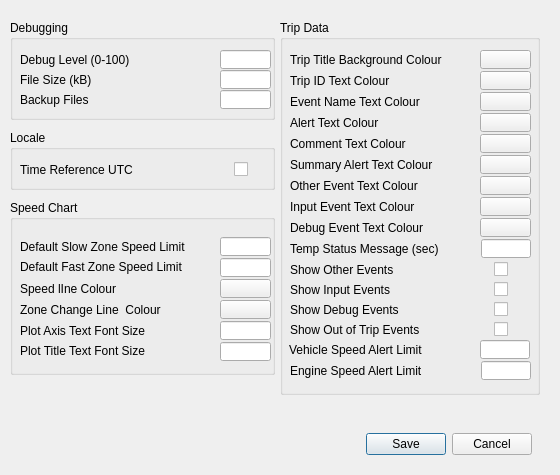
<?xml version="1.0" encoding="UTF-8"?>
<ui version="4.0">
 <class>Preferences</class>
 <widget class="QDialog" name="Preferences">
  <property name="windowModality">
   <enum>Qt::ApplicationModal</enum>
  </property>
  <property name="geometry">
   <rect>
    <x>0</x>
    <y>0</y>
    <width>560</width>
    <height>475</height>
   </rect>
  </property>
  <property name="sizePolicy">
   <sizepolicy hsizetype="MinimumExpanding" vsizetype="MinimumExpanding">
    <horstretch>0</horstretch>
    <verstretch>0</verstretch>
   </sizepolicy>
  </property>
  <property name="minimumSize">
   <size>
    <width>560</width>
    <height>475</height>
   </size>
  </property>
  <property name="maximumSize">
   <size>
    <width>560</width>
    <height>475</height>
   </size>
  </property>
  <property name="windowTitle">
   <string>Edit Preferences</string>
  </property>
  <property name="windowIcon">
   <iconset>
    <normaloff>resources/about.png</normaloff>resources/about.png</iconset>
  </property>
  <widget class="QGroupBox" name="SpeedBox">
   <property name="geometry">
    <rect>
     <x>10</x>
     <y>200</y>
     <width>265</width>
     <height>175</height>
    </rect>
   </property>
   <property name="minimumSize">
    <size>
     <width>265</width>
     <height>175</height>
    </size>
   </property>
   <property name="maximumSize">
    <size>
     <width>265</width>
     <height>175</height>
    </size>
   </property>
   <property name="title">
    <string>Speed Chart</string>
   </property>
   <widget class="QLabel" name="label_5">
    <property name="geometry">
     <rect>
      <x>10</x>
      <y>37</y>
      <width>191</width>
      <height>20</height>
     </rect>
    </property>
    <property name="text">
     <string>Default Slow Zone Speed Limit</string>
    </property>
   </widget>
   <widget class="QLineEdit" name="lowSpeedVal">
    <property name="geometry">
     <rect>
      <x>210</x>
      <y>37</y>
      <width>51</width>
      <height>19</height>
     </rect>
    </property>
    <property name="toolTip">
     <string extracomment="Debug level (0-100)"/>
    </property>
    <property name="inputMethodHints">
     <set>Qt::ImhNone</set>
    </property>
    <property name="maxLength">
     <number>3</number>
    </property>
   </widget>
   <widget class="QLabel" name="label_6">
    <property name="geometry">
     <rect>
      <x>10</x>
      <y>57</y>
      <width>191</width>
      <height>20</height>
     </rect>
    </property>
    <property name="text">
     <string>Default Fast Zone Speed Limit</string>
    </property>
   </widget>
   <widget class="QLineEdit" name="highSpeedVal">
    <property name="geometry">
     <rect>
      <x>210</x>
      <y>58</y>
      <width>51</width>
      <height>19</height>
     </rect>
    </property>
    <property name="toolTip">
     <string extracomment="Debug level (0-100)"/>
    </property>
    <property name="inputMethodHints">
     <set>Qt::ImhNone</set>
    </property>
    <property name="maxLength">
     <number>3</number>
    </property>
   </widget>
   <widget class="QLabel" name="label_23">
    <property name="geometry">
     <rect>
      <x>10</x>
      <y>79</y>
      <width>191</width>
      <height>20</height>
     </rect>
    </property>
    <property name="text">
     <string>Speed lIne Colour</string>
    </property>
   </widget>
   <widget class="QLabel" name="label_24">
    <property name="geometry">
     <rect>
      <x>10</x>
      <y>100</y>
      <width>191</width>
      <height>20</height>
     </rect>
    </property>
    <property name="text">
     <string>Zone Change Line  Colour</string>
    </property>
   </widget>
   <widget class="QPushButton" name="zoneLineColVal">
    <property name="geometry">
     <rect>
      <x>210</x>
      <y>100</y>
      <width>51</width>
      <height>19</height>
     </rect>
    </property>
    <property name="autoFillBackground">
     <bool>true</bool>
    </property>
    <property name="text">
     <string/>
    </property>
   </widget>
   <widget class="QPushButton" name="speedLineColVal">
    <property name="geometry">
     <rect>
      <x>210</x>
      <y>79</y>
      <width>51</width>
      <height>19</height>
     </rect>
    </property>
    <property name="autoFillBackground">
     <bool>true</bool>
    </property>
    <property name="text">
     <string/>
    </property>
   </widget>
   <widget class="QLineEdit" name="titleFontSizeVal">
    <property name="geometry">
     <rect>
      <x>210</x>
      <y>142</y>
      <width>51</width>
      <height>19</height>
     </rect>
    </property>
    <property name="toolTip">
     <string extracomment="Debug level (0-100)"/>
    </property>
    <property name="inputMethodHints">
     <set>Qt::ImhNone</set>
    </property>
    <property name="maxLength">
     <number>2</number>
    </property>
   </widget>
   <widget class="QLineEdit" name="axisFontSizeVal">
    <property name="geometry">
     <rect>
      <x>210</x>
      <y>121</y>
      <width>51</width>
      <height>19</height>
     </rect>
    </property>
    <property name="toolTip">
     <string extracomment="Debug level (0-100)"/>
    </property>
    <property name="inputMethodHints">
     <set>Qt::ImhNone</set>
    </property>
    <property name="maxLength">
     <number>2</number>
    </property>
   </widget>
   <widget class="QLabel" name="label_25">
    <property name="geometry">
     <rect>
      <x>10</x>
      <y>121</y>
      <width>191</width>
      <height>20</height>
     </rect>
    </property>
    <property name="text">
     <string>Plot Axis Text Font Size</string>
    </property>
   </widget>
   <widget class="QLabel" name="label_26">
    <property name="geometry">
     <rect>
      <x>10</x>
      <y>141</y>
      <width>191</width>
      <height>20</height>
     </rect>
    </property>
    <property name="text">
     <string>Plot Title Text Font Size</string>
    </property>
   </widget>
  </widget>
  <widget class="QGroupBox" name="tripBox">
   <property name="geometry">
    <rect>
     <x>280</x>
     <y>20</y>
     <width>260</width>
     <height>375</height>
    </rect>
   </property>
   <property name="minimumSize">
    <size>
     <width>260</width>
     <height>375</height>
    </size>
   </property>
   <property name="maximumSize">
    <size>
     <width>260</width>
     <height>375</height>
    </size>
   </property>
   <property name="title">
    <string>Trip Data</string>
   </property>
   <widget class="QLabel" name="label_7">
    <property name="geometry">
     <rect>
      <x>10</x>
      <y>30</y>
      <width>181</width>
      <height>20</height>
     </rect>
    </property>
    <property name="text">
     <string>Trip Title Background Colour</string>
    </property>
   </widget>
   <widget class="QPushButton" name="tripTitleBgColVal">
    <property name="geometry">
     <rect>
      <x>200</x>
      <y>30</y>
      <width>51</width>
      <height>19</height>
     </rect>
    </property>
    <property name="autoFillBackground">
     <bool>true</bool>
    </property>
    <property name="text">
     <string/>
    </property>
   </widget>
   <widget class="QLabel" name="label_8">
    <property name="geometry">
     <rect>
      <x>10</x>
      <y>51</y>
      <width>181</width>
      <height>20</height>
     </rect>
    </property>
    <property name="text">
     <string>Trip ID Text Colour</string>
    </property>
   </widget>
   <widget class="QPushButton" name="tripIDTxtColVal">
    <property name="geometry">
     <rect>
      <x>200</x>
      <y>51</y>
      <width>51</width>
      <height>19</height>
     </rect>
    </property>
    <property name="autoFillBackground">
     <bool>true</bool>
    </property>
    <property name="text">
     <string/>
    </property>
   </widget>
   <widget class="QPushButton" name="eventNameColVal">
    <property name="geometry">
     <rect>
      <x>200</x>
      <y>72</y>
      <width>51</width>
      <height>19</height>
     </rect>
    </property>
    <property name="autoFillBackground">
     <bool>true</bool>
    </property>
    <property name="text">
     <string/>
    </property>
   </widget>
   <widget class="QLabel" name="label_9">
    <property name="geometry">
     <rect>
      <x>10</x>
      <y>72</y>
      <width>181</width>
      <height>19</height>
     </rect>
    </property>
    <property name="text">
     <string>Event Name Text Colour</string>
    </property>
   </widget>
   <widget class="QPushButton" name="alertColVal">
    <property name="geometry">
     <rect>
      <x>200</x>
      <y>93</y>
      <width>51</width>
      <height>19</height>
     </rect>
    </property>
    <property name="autoFillBackground">
     <bool>true</bool>
    </property>
    <property name="text">
     <string/>
    </property>
   </widget>
   <widget class="QLabel" name="label_10">
    <property name="geometry">
     <rect>
      <x>10</x>
      <y>93</y>
      <width>181</width>
      <height>19</height>
     </rect>
    </property>
    <property name="text">
     <string>Alert Text Colour</string>
    </property>
   </widget>
   <widget class="QLabel" name="label_11">
    <property name="geometry">
     <rect>
      <x>10</x>
      <y>114</y>
      <width>181</width>
      <height>19</height>
     </rect>
    </property>
    <property name="text">
     <string>Comment Text Colour</string>
    </property>
   </widget>
   <widget class="QPushButton" name="commentColVal">
    <property name="geometry">
     <rect>
      <x>200</x>
      <y>114</y>
      <width>51</width>
      <height>19</height>
     </rect>
    </property>
    <property name="autoFillBackground">
     <bool>true</bool>
    </property>
    <property name="text">
     <string/>
    </property>
   </widget>
   <widget class="QLabel" name="label_12">
    <property name="geometry">
     <rect>
      <x>10</x>
      <y>135</y>
      <width>181</width>
      <height>19</height>
     </rect>
    </property>
    <property name="text">
     <string>Summary Alert Text Colour</string>
    </property>
   </widget>
   <widget class="QPushButton" name="summaryAlertColVal">
    <property name="geometry">
     <rect>
      <x>200</x>
      <y>135</y>
      <width>51</width>
      <height>19</height>
     </rect>
    </property>
    <property name="autoFillBackground">
     <bool>true</bool>
    </property>
    <property name="text">
     <string/>
    </property>
   </widget>
   <widget class="QPushButton" name="debugEventColVal">
    <property name="geometry">
     <rect>
      <x>200</x>
      <y>198</y>
      <width>51</width>
      <height>19</height>
     </rect>
    </property>
    <property name="autoFillBackground">
     <bool>true</bool>
    </property>
    <property name="text">
     <string/>
    </property>
   </widget>
   <widget class="QLabel" name="label_13">
    <property name="geometry">
     <rect>
      <x>10</x>
      <y>156</y>
      <width>181</width>
      <height>19</height>
     </rect>
    </property>
    <property name="text">
     <string>Other Event Text Colour</string>
    </property>
   </widget>
   <widget class="QPushButton" name="otherEventColVal">
    <property name="geometry">
     <rect>
      <x>200</x>
      <y>156</y>
      <width>51</width>
      <height>19</height>
     </rect>
    </property>
    <property name="autoFillBackground">
     <bool>true</bool>
    </property>
    <property name="text">
     <string/>
    </property>
   </widget>
   <widget class="QLabel" name="label_14">
    <property name="geometry">
     <rect>
      <x>10</x>
      <y>177</y>
      <width>181</width>
      <height>19</height>
     </rect>
    </property>
    <property name="text">
     <string>Input Event Text Colour</string>
    </property>
   </widget>
   <widget class="QPushButton" name="inputEventColVal">
    <property name="geometry">
     <rect>
      <x>200</x>
      <y>177</y>
      <width>51</width>
      <height>19</height>
     </rect>
    </property>
    <property name="autoFillBackground">
     <bool>true</bool>
    </property>
    <property name="text">
     <string/>
    </property>
   </widget>
   <widget class="QLabel" name="label_15">
    <property name="geometry">
     <rect>
      <x>10</x>
      <y>198</y>
      <width>181</width>
      <height>19</height>
     </rect>
    </property>
    <property name="text">
     <string>Debug Event Text Colour</string>
    </property>
   </widget>
   <widget class="QLabel" name="label_16">
    <property name="geometry">
     <rect>
      <x>10</x>
      <y>219</y>
      <width>181</width>
      <height>19</height>
     </rect>
    </property>
    <property name="text">
     <string>Temp Status Message (sec)</string>
    </property>
   </widget>
   <widget class="QLineEdit" name="tempMsgMsecVal">
    <property name="geometry">
     <rect>
      <x>201</x>
      <y>219</y>
      <width>50</width>
      <height>19</height>
     </rect>
    </property>
    <property name="toolTip">
     <string extracomment="Debug level (0-100)"/>
    </property>
    <property name="inputMethodHints">
     <set>Qt::ImhNone</set>
    </property>
    <property name="maxLength">
     <number>2</number>
    </property>
   </widget>
   <widget class="QCheckBox" name="showOtherVal">
    <property name="geometry">
     <rect>
      <x>214</x>
      <y>240</y>
      <width>21</width>
      <height>19</height>
     </rect>
    </property>
    <property name="text">
     <string/>
    </property>
   </widget>
   <widget class="QLabel" name="label_17">
    <property name="geometry">
     <rect>
      <x>10</x>
      <y>240</y>
      <width>181</width>
      <height>19</height>
     </rect>
    </property>
    <property name="text">
     <string>Show Other Events</string>
    </property>
   </widget>
   <widget class="QCheckBox" name="showInputVal">
    <property name="geometry">
     <rect>
      <x>214</x>
      <y>260</y>
      <width>21</width>
      <height>19</height>
     </rect>
    </property>
    <property name="text">
     <string/>
    </property>
   </widget>
   <widget class="QLabel" name="label_18">
    <property name="geometry">
     <rect>
      <x>10</x>
      <y>260</y>
      <width>181</width>
      <height>19</height>
     </rect>
    </property>
    <property name="text">
     <string>Show Input Events</string>
    </property>
   </widget>
   <widget class="QLabel" name="label_19">
    <property name="geometry">
     <rect>
      <x>10</x>
      <y>280</y>
      <width>181</width>
      <height>19</height>
     </rect>
    </property>
    <property name="text">
     <string>Show Debug Events</string>
    </property>
   </widget>
   <widget class="QCheckBox" name="showDebugVal">
    <property name="geometry">
     <rect>
      <x>214</x>
      <y>280</y>
      <width>21</width>
      <height>19</height>
     </rect>
    </property>
    <property name="text">
     <string/>
    </property>
   </widget>
   <widget class="QLabel" name="label_20">
    <property name="geometry">
     <rect>
      <x>10</x>
      <y>300</y>
      <width>181</width>
      <height>19</height>
     </rect>
    </property>
    <property name="text">
     <string>Show Out of Trip Events</string>
    </property>
   </widget>
   <widget class="QCheckBox" name="showOutOfTripVal">
    <property name="geometry">
     <rect>
      <x>214</x>
      <y>300</y>
      <width>21</width>
      <height>19</height>
     </rect>
    </property>
    <property name="text">
     <string/>
    </property>
   </widget>
   <widget class="QLabel" name="label_21">
    <property name="geometry">
     <rect>
      <x>9</x>
      <y>320</y>
      <width>181</width>
      <height>19</height>
     </rect>
    </property>
    <property name="text">
     <string>Vehicle Speed Alert Limit</string>
    </property>
   </widget>
   <widget class="QLineEdit" name="speedAlertLimVal">
    <property name="geometry">
     <rect>
      <x>200</x>
      <y>320</y>
      <width>50</width>
      <height>19</height>
     </rect>
    </property>
    <property name="toolTip">
     <string extracomment="Debug level (0-100)"/>
    </property>
    <property name="inputMethodHints">
     <set>Qt::ImhNone</set>
    </property>
    <property name="maxLength">
     <number>3</number>
    </property>
   </widget>
   <widget class="QLineEdit" name="rpmAlertLimVal">
    <property name="geometry">
     <rect>
      <x>201</x>
      <y>341</y>
      <width>50</width>
      <height>19</height>
     </rect>
    </property>
    <property name="toolTip">
     <string extracomment="Debug level (0-100)"/>
    </property>
    <property name="inputMethodHints">
     <set>Qt::ImhNone</set>
    </property>
    <property name="maxLength">
     <number>5</number>
    </property>
   </widget>
   <widget class="QLabel" name="label_22">
    <property name="geometry">
     <rect>
      <x>10</x>
      <y>341</y>
      <width>181</width>
      <height>19</height>
     </rect>
    </property>
    <property name="text">
     <string>Engine Speed Alert Limit</string>
    </property>
   </widget>
  </widget>
  <widget class="QDialogButtonBox" name="buttonBox">
   <property name="geometry">
    <rect>
     <x>356</x>
     <y>430</y>
     <width>176</width>
     <height>28</height>
    </rect>
   </property>
   <property name="orientation">
    <enum>Qt::Horizontal</enum>
   </property>
   <property name="standardButtons">
    <set>QDialogButtonBox::Cancel|QDialogButtonBox::Save</set>
   </property>
  </widget>
  <widget class="QGroupBox" name="localeBox">
   <property name="geometry">
    <rect>
     <x>10</x>
     <y>130</y>
     <width>265</width>
     <height>60</height>
    </rect>
   </property>
   <property name="minimumSize">
    <size>
     <width>265</width>
     <height>60</height>
    </size>
   </property>
   <property name="maximumSize">
    <size>
     <width>265</width>
     <height>60</height>
    </size>
   </property>
   <property name="title">
    <string>Locale</string>
   </property>
   <widget class="QLabel" name="label_4">
    <property name="geometry">
     <rect>
      <x>10</x>
      <y>30</y>
      <width>191</width>
      <height>19</height>
     </rect>
    </property>
    <property name="text">
     <string>Time Reference UTC</string>
    </property>
   </widget>
   <widget class="QCheckBox" name="utcVal">
    <property name="geometry">
     <rect>
      <x>224</x>
      <y>30</y>
      <width>21</width>
      <height>19</height>
     </rect>
    </property>
    <property name="text">
     <string/>
    </property>
   </widget>
  </widget>
  <widget class="QGroupBox" name="debugBox">
   <property name="geometry">
    <rect>
     <x>10</x>
     <y>20</y>
     <width>265</width>
     <height>100</height>
    </rect>
   </property>
   <property name="minimumSize">
    <size>
     <width>265</width>
     <height>100</height>
    </size>
   </property>
   <property name="maximumSize">
    <size>
     <width>265</width>
     <height>100</height>
    </size>
   </property>
   <property name="title">
    <string>Debugging</string>
   </property>
   <widget class="QLineEdit" name="debugBackupsVal">
    <property name="geometry">
     <rect>
      <x>210</x>
      <y>70</y>
      <width>51</width>
      <height>19</height>
     </rect>
    </property>
    <property name="toolTip">
     <string extracomment="Debug level (0-100)"/>
    </property>
    <property name="inputMethodHints">
     <set>Qt::ImhNone</set>
    </property>
    <property name="maxLength">
     <number>1</number>
    </property>
   </widget>
   <widget class="QLabel" name="label_3">
    <property name="geometry">
     <rect>
      <x>10</x>
      <y>70</y>
      <width>191</width>
      <height>19</height>
     </rect>
    </property>
    <property name="text">
     <string>Backup Files</string>
    </property>
   </widget>
   <widget class="QLabel" name="label">
    <property name="geometry">
     <rect>
      <x>10</x>
      <y>30</y>
      <width>191</width>
      <height>19</height>
     </rect>
    </property>
    <property name="text">
     <string>Debug Level (0-100)</string>
    </property>
   </widget>
   <widget class="QLineEdit" name="debugFileSizeVal">
    <property name="geometry">
     <rect>
      <x>210</x>
      <y>50</y>
      <width>51</width>
      <height>19</height>
     </rect>
    </property>
    <property name="toolTip">
     <string extracomment="Debug level (0-100)"/>
    </property>
    <property name="inputMethodHints">
     <set>Qt::ImhNone</set>
    </property>
    <property name="maxLength">
     <number>4</number>
    </property>
   </widget>
   <widget class="QLineEdit" name="debugLevelVal">
    <property name="geometry">
     <rect>
      <x>210</x>
      <y>30</y>
      <width>51</width>
      <height>19</height>
     </rect>
    </property>
    <property name="toolTip">
     <string extracomment="Debug level (0-100)"/>
    </property>
    <property name="inputMethodHints">
     <set>Qt::ImhNone</set>
    </property>
    <property name="maxLength">
     <number>3</number>
    </property>
   </widget>
   <widget class="QLabel" name="label_2">
    <property name="geometry">
     <rect>
      <x>10</x>
      <y>50</y>
      <width>191</width>
      <height>19</height>
     </rect>
    </property>
    <property name="text">
     <string>File Size (kB)</string>
    </property>
   </widget>
  </widget>
 </widget>
 <resources/>
 <connections>
  <connection>
   <sender>buttonBox</sender>
   <signal>accepted()</signal>
   <receiver>Preferences</receiver>
   <slot>accept()</slot>
   <hints>
    <hint type="sourcelabel">
     <x>248</x>
     <y>254</y>
    </hint>
    <hint type="destinationlabel">
     <x>157</x>
     <y>274</y>
    </hint>
   </hints>
  </connection>
  <connection>
   <sender>buttonBox</sender>
   <signal>rejected()</signal>
   <receiver>Preferences</receiver>
   <slot>reject()</slot>
   <hints>
    <hint type="sourcelabel">
     <x>316</x>
     <y>260</y>
    </hint>
    <hint type="destinationlabel">
     <x>286</x>
     <y>274</y>
    </hint>
   </hints>
  </connection>
 </connections>
</ui>
